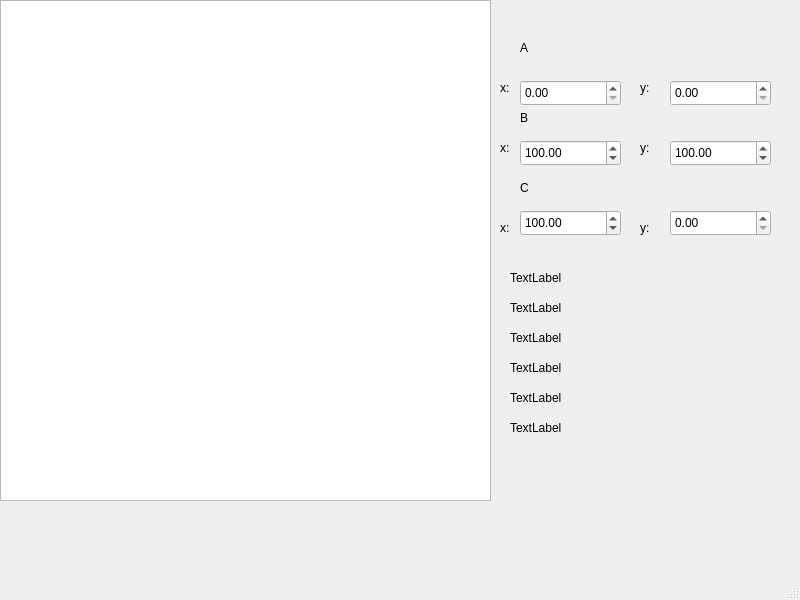
<?xml version="1.0" encoding="UTF-8"?>
<ui version="4.0">
 <class>MainWindow</class>
 <widget class="QMainWindow" name="MainWindow">
  <property name="geometry">
   <rect>
    <x>0</x>
    <y>0</y>
    <width>800</width>
    <height>600</height>
   </rect>
  </property>
  <property name="windowTitle">
   <string>MainWindow</string>
  </property>
  <widget class="QWidget" name="centralwidget">
   <widget class="QGraphicsView" name="graphicsView">
    <property name="geometry">
     <rect>
      <x>0</x>
      <y>0</y>
      <width>491</width>
      <height>501</height>
     </rect>
    </property>
   </widget>
   <widget class="QLabel" name="labelAltAB">
    <property name="geometry">
     <rect>
      <x>510</x>
      <y>270</y>
      <width>171</width>
      <height>16</height>
     </rect>
    </property>
    <property name="text">
     <string>TextLabel</string>
    </property>
   </widget>
   <widget class="QLabel" name="labelAltBC">
    <property name="geometry">
     <rect>
      <x>510</x>
      <y>300</y>
      <width>171</width>
      <height>16</height>
     </rect>
    </property>
    <property name="text">
     <string>TextLabel</string>
    </property>
   </widget>
   <widget class="QLabel" name="labelAltCA">
    <property name="geometry">
     <rect>
      <x>510</x>
      <y>330</y>
      <width>171</width>
      <height>16</height>
     </rect>
    </property>
    <property name="text">
     <string>TextLabel</string>
    </property>
   </widget>
   <widget class="QLabel" name="labelBisAB">
    <property name="geometry">
     <rect>
      <x>510</x>
      <y>360</y>
      <width>171</width>
      <height>16</height>
     </rect>
    </property>
    <property name="text">
     <string>TextLabel</string>
    </property>
   </widget>
   <widget class="QLabel" name="label_5">
    <property name="geometry">
     <rect>
      <x>520</x>
      <y>40</y>
      <width>58</width>
      <height>16</height>
     </rect>
    </property>
    <property name="text">
     <string>A</string>
    </property>
   </widget>
   <widget class="QLabel" name="label_6">
    <property name="geometry">
     <rect>
      <x>520</x>
      <y>110</y>
      <width>58</width>
      <height>16</height>
     </rect>
    </property>
    <property name="text">
     <string>B</string>
    </property>
   </widget>
   <widget class="QLabel" name="label_7">
    <property name="geometry">
     <rect>
      <x>520</x>
      <y>180</y>
      <width>58</width>
      <height>16</height>
     </rect>
    </property>
    <property name="text">
     <string>C</string>
    </property>
   </widget>
   <widget class="QLabel" name="label_8">
    <property name="geometry">
     <rect>
      <x>500</x>
      <y>80</y>
      <width>16</width>
      <height>16</height>
     </rect>
    </property>
    <property name="text">
     <string>x:</string>
    </property>
   </widget>
   <widget class="QLabel" name="label_9">
    <property name="geometry">
     <rect>
      <x>500</x>
      <y>140</y>
      <width>16</width>
      <height>16</height>
     </rect>
    </property>
    <property name="text">
     <string>x:</string>
    </property>
   </widget>
   <widget class="QLabel" name="label_10">
    <property name="geometry">
     <rect>
      <x>500</x>
      <y>220</y>
      <width>16</width>
      <height>16</height>
     </rect>
    </property>
    <property name="text">
     <string>x:</string>
    </property>
   </widget>
   <widget class="QLabel" name="label_11">
    <property name="geometry">
     <rect>
      <x>640</x>
      <y>220</y>
      <width>16</width>
      <height>16</height>
     </rect>
    </property>
    <property name="text">
     <string>y:</string>
    </property>
   </widget>
   <widget class="QLabel" name="label_12">
    <property name="geometry">
     <rect>
      <x>640</x>
      <y>80</y>
      <width>16</width>
      <height>16</height>
     </rect>
    </property>
    <property name="text">
     <string>y:</string>
    </property>
   </widget>
   <widget class="QLabel" name="label_13">
    <property name="geometry">
     <rect>
      <x>640</x>
      <y>140</y>
      <width>16</width>
      <height>16</height>
     </rect>
    </property>
    <property name="text">
     <string>y:</string>
    </property>
   </widget>
   <widget class="QLabel" name="labelBisCA">
    <property name="geometry">
     <rect>
      <x>510</x>
      <y>420</y>
      <width>171</width>
      <height>16</height>
     </rect>
    </property>
    <property name="text">
     <string>TextLabel</string>
    </property>
   </widget>
   <widget class="QLabel" name="labelBisBC">
    <property name="geometry">
     <rect>
      <x>510</x>
      <y>390</y>
      <width>171</width>
      <height>16</height>
     </rect>
    </property>
    <property name="text">
     <string>TextLabel</string>
    </property>
   </widget>
   <widget class="QDoubleSpinBox" name="aXEdit">
    <property name="geometry">
     <rect>
      <x>520</x>
      <y>80</y>
      <width>101</width>
      <height>26</height>
     </rect>
    </property>
    <property name="maximum">
     <double>999.990000000000009</double>
    </property>
   </widget>
   <widget class="QDoubleSpinBox" name="bXEdit">
    <property name="geometry">
     <rect>
      <x>520</x>
      <y>140</y>
      <width>101</width>
      <height>26</height>
     </rect>
    </property>
    <property name="maximum">
     <double>999.990000000000009</double>
    </property>
    <property name="value">
     <double>100.000000000000000</double>
    </property>
   </widget>
   <widget class="QDoubleSpinBox" name="cXEdit">
    <property name="geometry">
     <rect>
      <x>520</x>
      <y>210</y>
      <width>101</width>
      <height>26</height>
     </rect>
    </property>
    <property name="maximum">
     <double>999.990000000000009</double>
    </property>
    <property name="value">
     <double>100.000000000000000</double>
    </property>
   </widget>
   <widget class="QDoubleSpinBox" name="cYEdit">
    <property name="geometry">
     <rect>
      <x>670</x>
      <y>210</y>
      <width>101</width>
      <height>26</height>
     </rect>
    </property>
    <property name="maximum">
     <double>999.990000000000009</double>
    </property>
   </widget>
   <widget class="QDoubleSpinBox" name="aYEdit">
    <property name="geometry">
     <rect>
      <x>670</x>
      <y>80</y>
      <width>101</width>
      <height>26</height>
     </rect>
    </property>
    <property name="maximum">
     <double>999.990000000000009</double>
    </property>
   </widget>
   <widget class="QDoubleSpinBox" name="bYEdit">
    <property name="geometry">
     <rect>
      <x>670</x>
      <y>140</y>
      <width>101</width>
      <height>26</height>
     </rect>
    </property>
    <property name="maximum">
     <double>999.990000000000009</double>
    </property>
    <property name="value">
     <double>100.000000000000000</double>
    </property>
   </widget>
  </widget>
  <widget class="QMenuBar" name="menubar">
   <property name="geometry">
    <rect>
     <x>0</x>
     <y>0</y>
     <width>800</width>
     <height>22</height>
    </rect>
   </property>
  </widget>
  <widget class="QStatusBar" name="statusbar"/>
 </widget>
 <resources/>
 <connections/>
</ui>
